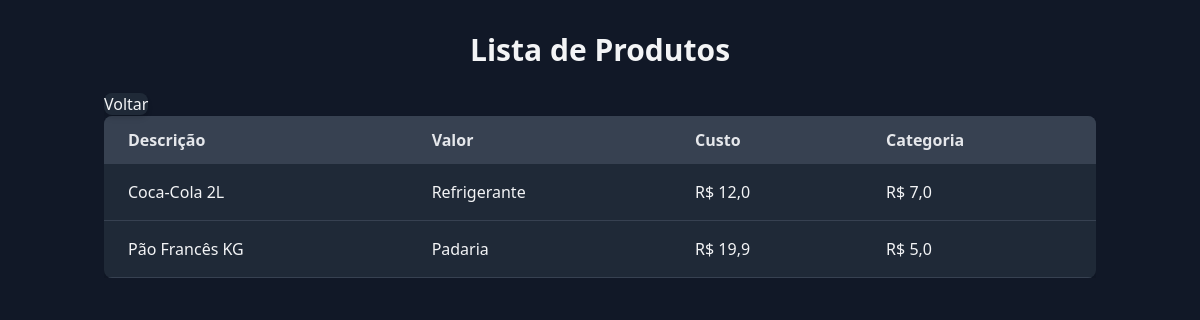
The app's page /produtos/, older data.
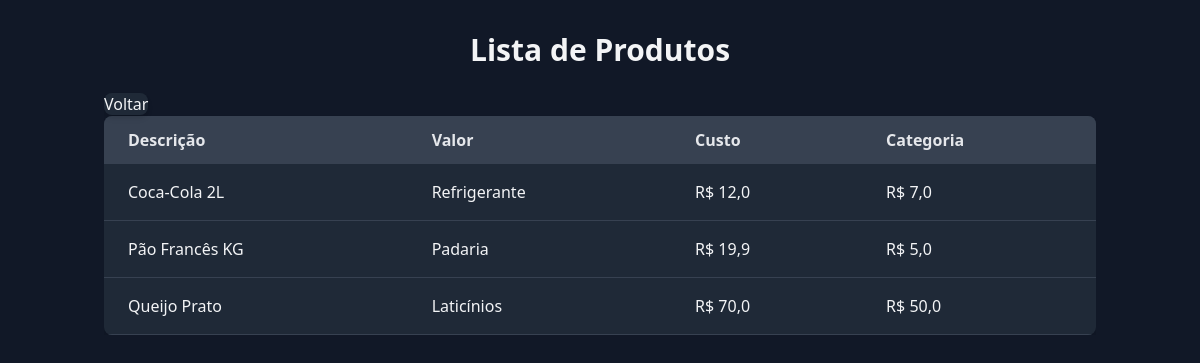
The same page, newer data.
### app/models.py (models this page shows, shortened)
class Produto(models.Model):
    descricao = models.CharField(max_length=100)
    valor = models.FloatField()
    custo = models.FloatField()
    categoria = models.ForeignKey(Categoria, on_delete=models.CASCADE)

class Categoria(models.Model):
    nome = models.CharField(max_length=100)
    descricao = models.CharField(max_length=100)
    def __str__(self):
        return self.nome

### app/views.py (the view)
# urls.py: path('produtos/', produtos_view),
def produtos_view(request):
    produtos = Produto.objects.all()
    return render(request, 'produtos.html', {'produtos': produtos})

### app/templates/produtos.html (shortened to what this page needs)
{% extends "base.html" %}
{% block header %}
Lista de Produtos
{% endblock %}
{% block conteudo %}
<table class="min-w-full bg-gray-800 shadow-md rounded-lg overflow-hidden">
    <thead class="bg-gray-700 text-gray-200 text-left">
        <tr>
            <th class="py-3 px-6">Descrição</th>
            <th class="py-3 px-6">Valor</th>
            <th class="py-3 px-6">Custo</th>
            <th class="py-3 px-6">Categoria</th>
        </tr>
    </thead>
    <tbody>
        {% for produto in produtos %}
            <tr class="border-b border-gray-700 hover:bg-gray-700">
                <td class="py-4 px-6">{{ produto.descricao }}</td>
                <td class="py-4 px-6">{{ produto.categoria }}</td>
                <td class="py-4 px-6">R$ {{ produto.valor }}</td>
                <td class="py-4 px-6">R$ {{ produto.custo }}</td>
            </tr>
        {% empty %}
            <tr>
                <td colspan="4" class="py-4 px-6 text-center text-gray-400">Nenhum produto cadastrado.</td>
            </tr>
        {% endfor %}
    </tbody>
</table>
{% endblock %}

Row changes from the older to the newer data that the page shows:
added Produto: descricao "Queijo Prato", categoria "Laticínios", valor "70,0", custo "50,0"
